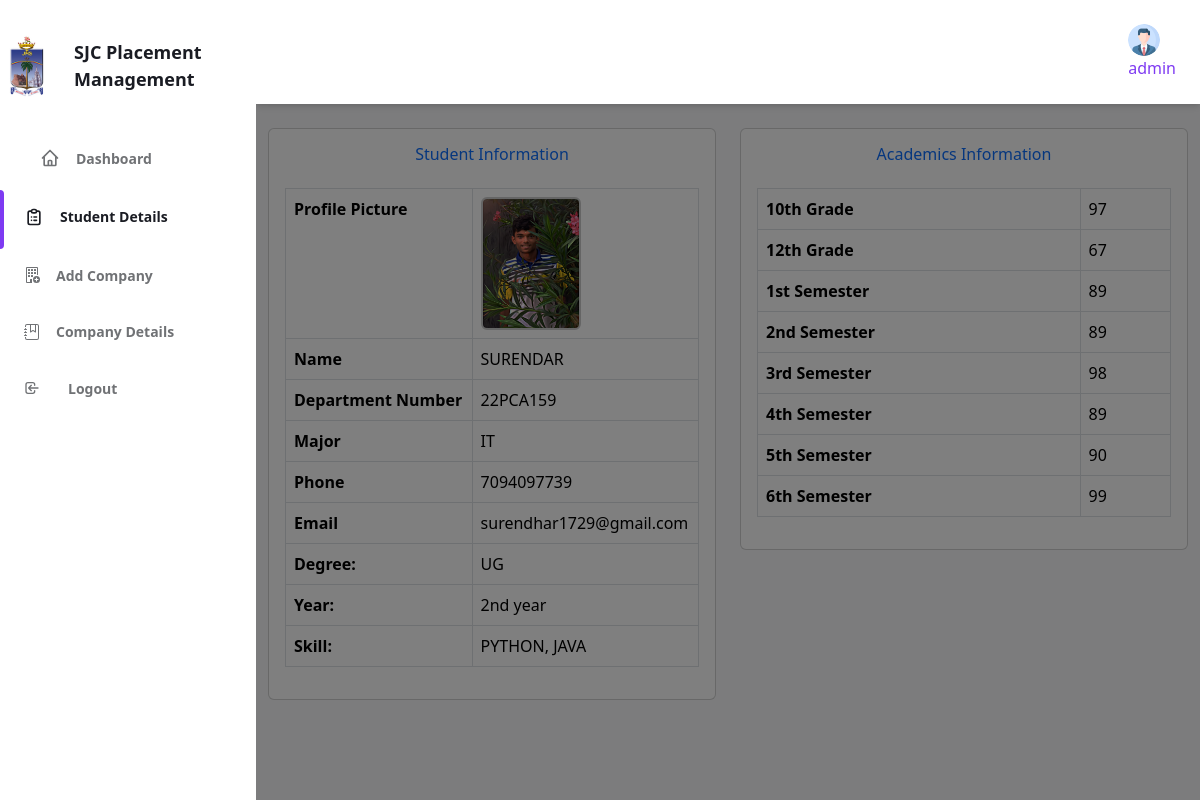
The page /admin/studentview.php?id=22 (signed in) on the database as committed earlier.
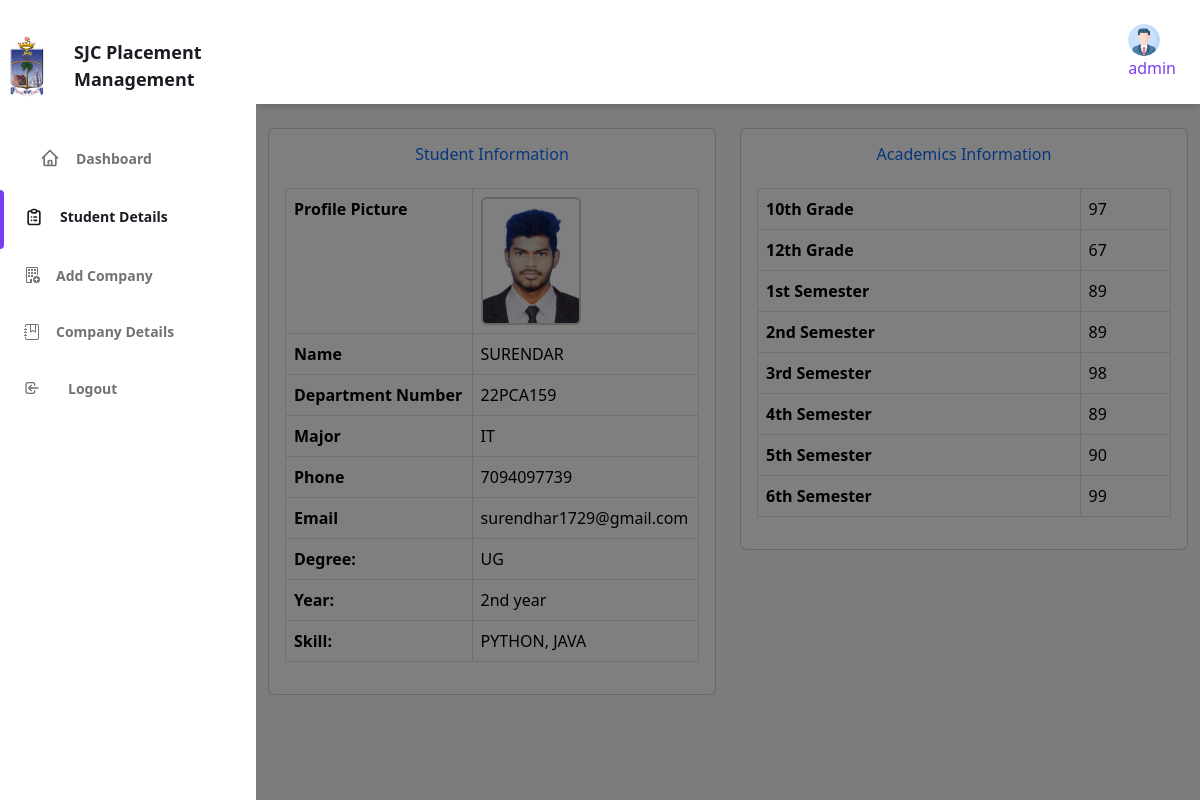
The same page on the database as committed later.
### tables this page shows
CREATE TABLE `studentdetail` (
  `id` int(100) NOT NULL,
  `name` varchar(100) NOT NULL,
  `dno` varchar(100) NOT NULL,
  `major` varchar(100) NOT NULL,
  `phone` varchar(100) NOT NULL,
  `email` varchar(100) NOT NULL,
  `degree` varchar(100) NOT NULL,
  `year` varchar(100) NOT NULL,
  `skill` varchar(200) NOT NULL,
  `10th` varchar(100) NOT NULL,
  `12th` varchar(100) NOT NULL,
  `1st` varchar(100) NOT NULL,
  `2nd` varchar(100) NOT NULL,
  `3rd` varchar(100) NOT NULL,
  `4th` varchar(100) NOT NULL,
  `5th` varchar(100) NOT NULL,
  `6th` varchar(100) NOT NULL,
  `resume` varchar(200) NOT NULL,
  `profile_photo` varchar(200) NOT NULL
);

### admin/studentview.php (the view, shortened to what the changed rows need)
<?php
include("./database/db.php");
?>
<!DOCTYPE html>
<html :class="{ 'theme-dark': dark }" x-data="data()" lang="en">
<head>
    <link href="https://cdn.jsdelivr.net/npm/bootstrap@5.3.1/dist/css/bootstrap.min.css" rel="stylesheet">
    <link rel="stylesheet" href="../assets/css/tailwind.output.css" />
    <link rel="stylesheet" href="https://cdnjs.cloudflare.com/ajax/libs/Chart.js/2.9.3/Chart.min.css" />
</head>
<body>
    <div class="flex h-screen bg-gray-50 dark:bg-gray-900" :class="{ 'overflow-hidden': isSideMenuOpen}">
        <div class="flex flex-col flex-1 w-full">
            <?php
            $stud_id = $_GET['id'];
            $stud = mysqli_query($con, "SELECT * FROM `studentdetail` WHERE id = $stud_id");
            $s = mysqli_fetch_array($stud);
            ?>
            <main class="h-full overflow-y-auto">
                <div class="container custom-container px-9 mx-auto my-4">
                    <div class="row">
                        <div class="col-md-6">
                            <div class="card">
                                <div class="card-body">
                                    <h2 class="card-title text-primary mb-4 text-center">Student Information</h2>
                                    <div class="table-responsive">
                                        <table class="table table-bordered table-lg mx-auto">
                                            <tbody>
                                                <tr>
                                                    <th>Profile Picture</th>
                                                    <td colspan="2" class="text-center align-middle">
                                                        <?php
                                                        $profile_photo = $s['profile_photo'];
                                                        echo "<img src='../user/$profile_photo' alt='Profile Photo' class='rounded' style='max-width: 100px; border: 2px solid #ccc;' />";
                                                        ?>
                                                    </td>
                                                </tr>
                                                <tr>
                                                    <th>Name</th>
                                                    <td><?php echo $s['name']; ?></td>
                                                </tr>
                                                <tr>
                                                    <th>Department Number</th>
                                                    <td><?php echo $s['dno']; ?></td>
                                                </tr>
                                                <tr>
                                                    <th>Major</th>
                                                    <td><?php echo $s['major']; ?></td>
                                                </tr>
                                                <tr>
                                                    <th>Phone</th>
                                                    <td><?php echo $s['phone']; ?></td>
                                                </tr>
                                                <tr>
                                                    <th>Email</th>
                                                    <td><?php echo $s['email']; ?></td>
                                                </tr>
                                                <tr>
                                                    <td><strong>Degree:</strong></td>
                                                    <td><?php echo $s['degree']; ?></td>
                                                </tr>
                                                <tr>
                                                    <td><strong>Year:</strong></td>
                                                    <td><?php echo $s['year']; ?></td>
                                                </tr>
                                                <tr>
                                                    <td><strong>Skill:</strong></td>
                                                    <td><?php echo $s['skill']; ?></td>
                                                </tr>
                                            </tbody>
                                        </table>
                                    </div>
                                </div>
                            </div>
                        </div>
                        <div class="col-md-6">
                            <div class="card">
                                <div class="card-body">
                                    <div class="table-responsive">
                                        <h2 class="card-title text-primary mb-4 text-center">Academics Information</h2>
                                        <table class="table table-bordered table-lg mx-auto">
                                            <tbody>
                                                <tr>
                                                    <td><strong>10th Grade</strong></td>
                                                    <td><?php echo $s['10th']; ?></td>
                                                </tr>
                                                <tr>
                                                    <td><strong>12th Grade</strong></td>
                                                    <td><?php echo $s['12th']; ?></td>
                                                </tr>
                                                <tr>
                                                    <td><strong>1st Semester</strong></td>
                                                    <td><?php echo $s['1st']; ?></td>
                                                </tr>
                                                <tr>
                                                    <td><strong>2nd Semester</strong></td>
                                                    <td><?php echo $s['2nd']; ?></td>
                                                </tr>
                                                <tr>
                                                    <td><strong>3rd Semester</strong></td>
                                                    <td><?php echo $s['3rd']; ?></td>
                                                </tr>
                                                <tr>
                                                    <td><strong>4th Semester</strong></td>
                                                    <td><?php echo $s['4th']; ?></td>
                                                </tr>
                                                <tr>
                                                    <td><strong>5th Semester</strong></td>
                                                    <td><?php echo $s['5th']; ?></td>
                                                </tr>
                                                <tr>
                                                    <td><strong>6th Semester</strong></td>
                                                    <td><?php echo $s['6th']; ?></td>
                                                </tr>
                                            </tbody>
                                        </table>
                                    </div>
                                </div>
                            </div>
                        </div>
                    </div>
                </div>
            </main>

Rows that differ between the two databases and show on the page:
changed studentdetail "SURENDAR": profile_photo: a different picture
